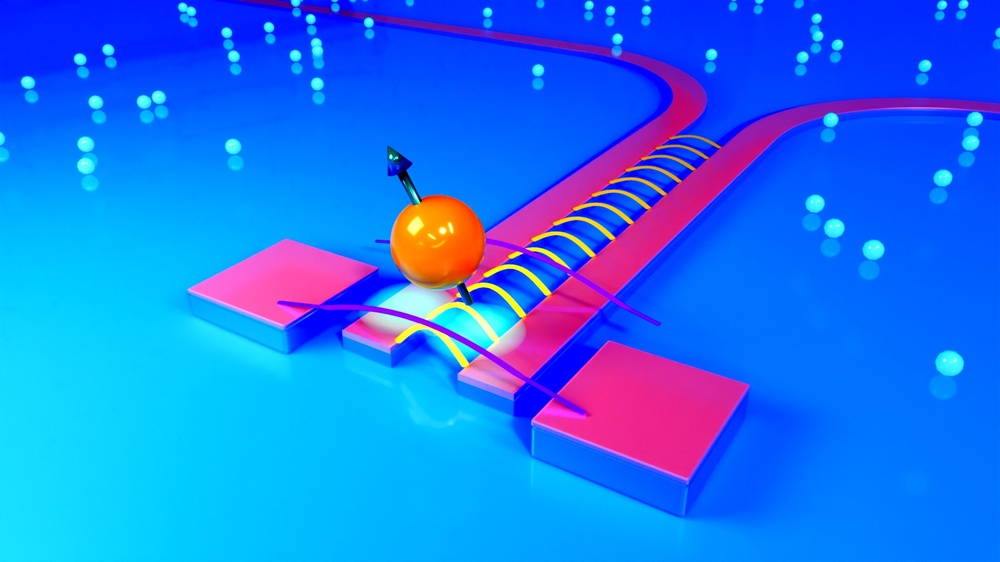
#> input picture content/publications/nbtin-nanowire-resonators-and-prospects-for-spin-photon-coupling-with-electrons/render.jpg, 1000 x 562 px, shrunk from 1920 x 1080 before the run
$ python grade.py ../../content/publications/nbtin-nanowire-resonators-and-prospects-for-spin-photon-coupling-with-electrons/render.jpg ../../content/publications/nbtin-nanowire-resonators-and-prospects-for-spin-photon-coupling-with-electrons/render.jpg 1.0
#> lines starting #> are read from the running program, lines starting #| are printed output that depends on the picture
"""Shared finishing grade for the paper renders: stretch the levels (1st..99.7th luminance percentile), a slight
gamma for depth, then more saturation. Gives the pale previews the bright, projector-safe look of the series.

usage: python3 grade.py in.png out.png [saturation=1.3]
"""
import sys

import numpy as np
from PIL import Image, ImageEnhance

src, dst = sys.argv[1], sys.argv[2]
sat = float(sys.argv[3]) if len(sys.argv) > 3 else 1.3
a = np.asarray(Image.open(src).convert("RGB")).astype(np.float32) / 255
lum = a.mean(2)
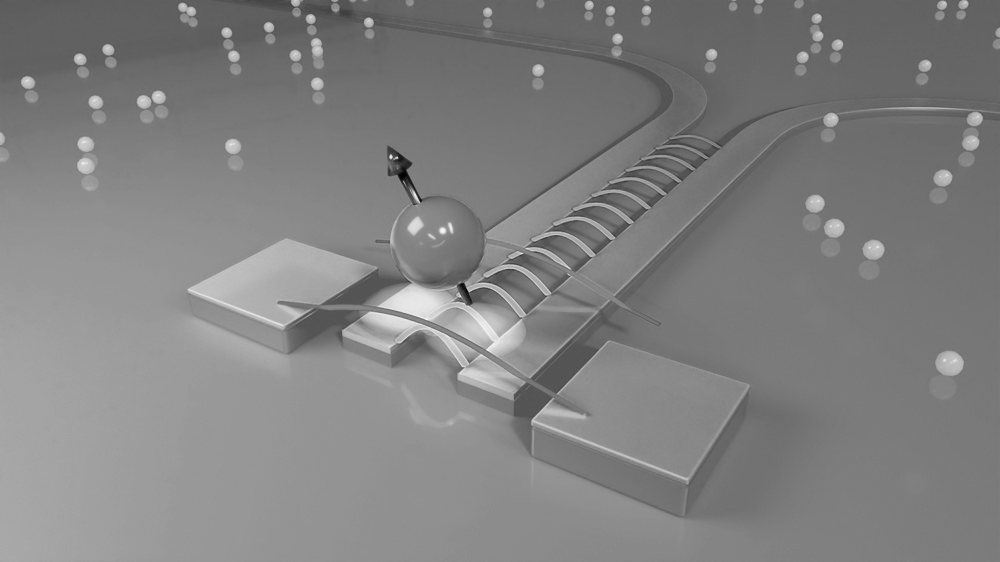
#> lum: shape (562, 1000) float32; min 0.00131, max 0.976, mean 0.506
lo, hi = np.percentile(lum, 1), np.percentile(lum, 99.7)
#> lo = 0.331; hi = 0.859
b = np.clip((a - lo) / max(hi - lo, 1e-3), 0, 1) ** 1.12
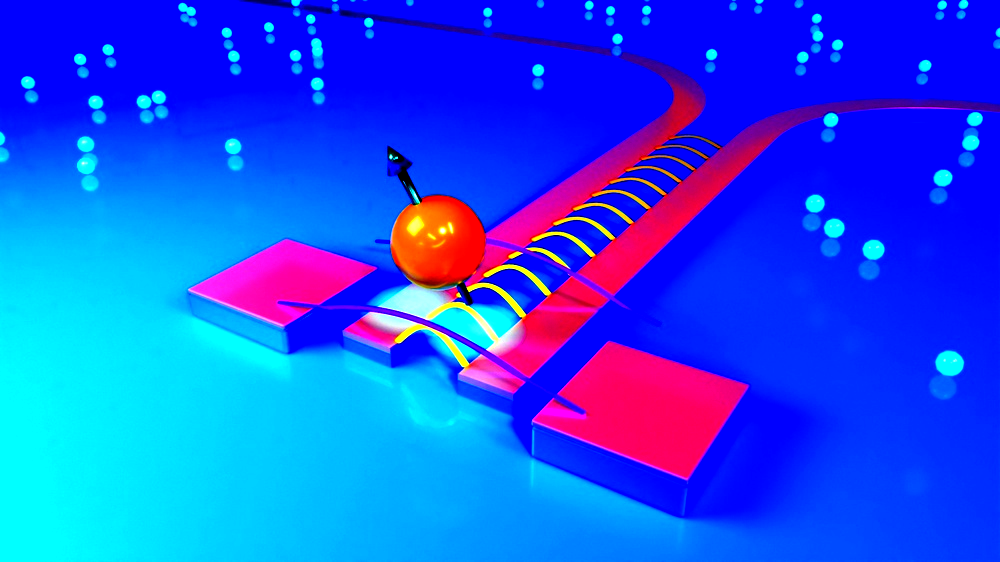
#> b: shape (562, 1000, 3) float32; mean R, G, B 0.106, 0.313, 0.934
out = ImageEnhance.Color(Image.fromarray((b * 255 + 0.5).astype(np.uint8))).enhance(sat)
out.save(dst)
